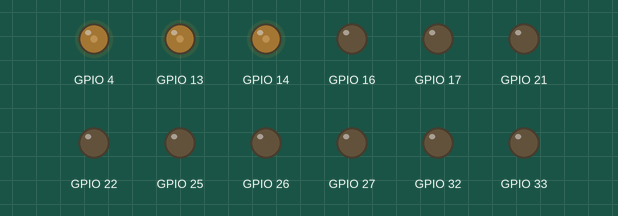
Simulated run of this sketch. Board: ESP32. Parts: output pins drawn as LEDs (lit = HIGH).

Above: at 2.28 s.
At 3.2 s:
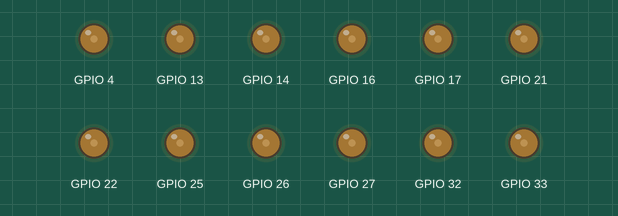
At 9.15 s:
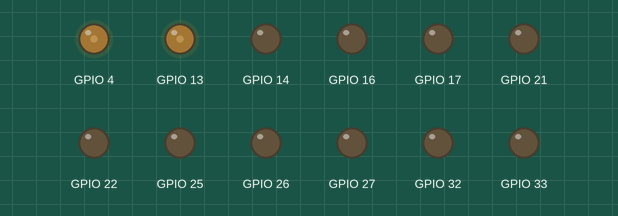
At 25.5 s:
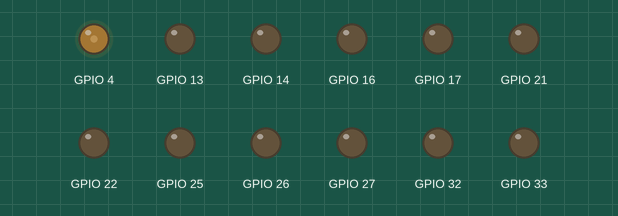
At 32.17 s:
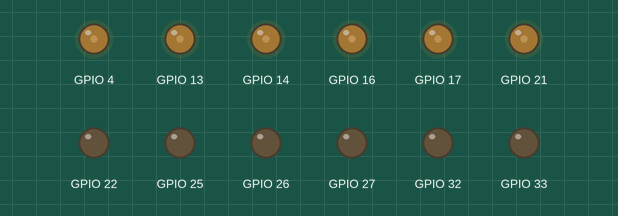
At 38.9 s:
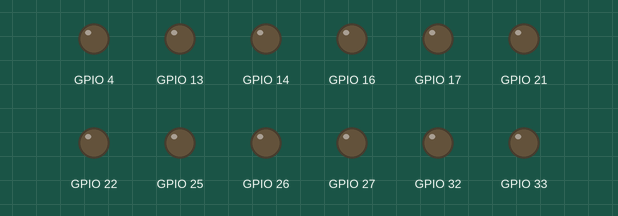
Timing chart, 0 to 40.0 s (numbered marks = the images above):
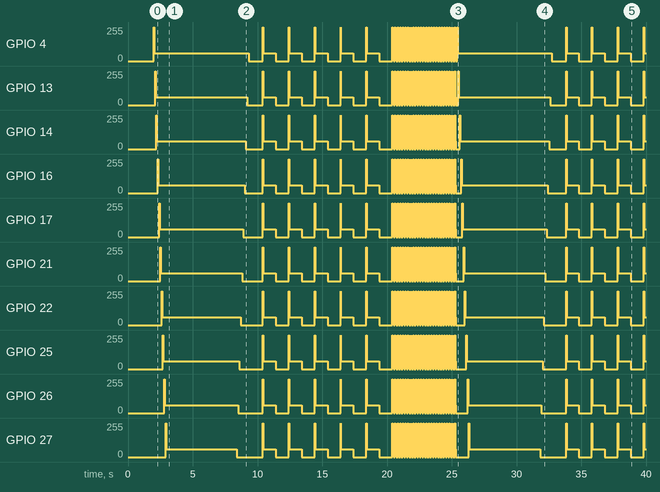

The sketch:

05_esp32_12_solenoidi.ino
```cpp
#define NUM_NOTES 12
#define PWM_FREQ 20000
#define PWM_RESOLUTION 8
#define MIN_STRIKE_MS 10UL // Pianissimo (velocity 1)
#define MAX_STRIKE_MS 45UL // Fortissimo (velocity 127)
#define HOLD_DUTY 60       // Potenza di tenuta (8 bit: 60 ≈ 24% del duty cycle)

enum SolenoidState {
  STATE_IDLE,
  STATE_STRIKE,
  STATE_HOLD
};

struct Solenoid {
  const char* name;
  uint8_t pin;
  SolenoidState state;
  unsigned long strikeStartTime;
  unsigned long strikeDuration;
};

Solenoid notes[NUM_NOTES] = {
  { "Do",   4,  STATE_IDLE, 0, 0 },
  { "Do#", 13,  STATE_IDLE, 0, 0 },
  { "Re",  14,  STATE_IDLE, 0, 0 },
  { "Re#", 16,  STATE_IDLE, 0, 0 }, // RX2
  { "Mi",  17,  STATE_IDLE, 0, 0 }, // TX2
  { "Fa",  21,  STATE_IDLE, 0, 0 },
  { "Fa#", 22,  STATE_IDLE, 0, 0 },
  { "Sol", 25,  STATE_IDLE, 0, 0 },
  { "Sol#",26,  STATE_IDLE, 0, 0 },
  { "La",  27,  STATE_IDLE, 0, 0 },
  { "La#", 32,  STATE_IDLE, 0, 0 },
  { "Si",  33,  STATE_IDLE, 0, 0 }
};

void setup() {
  delay(1000);
  for (int i = 0; i < NUM_NOTES; i++) {
    ledcAttach(notes[i].pin, PWM_FREQ, PWM_RESOLUTION);
    ledcWrite(notes[i].pin, 0);
  }
  delay(1000);
}

void noteOn(uint8_t noteIndex, uint8_t velocity) {
  if (noteIndex >= NUM_NOTES) return;
  if (velocity == 0) {
    noteOff(noteIndex);
    return;
  }
  uint32_t strike_ms = map(velocity, 1, 127, MIN_STRIKE_MS, MAX_STRIKE_MS);
  notes[noteIndex].strikeDuration = strike_ms;
  notes[noteIndex].strikeStartTime = millis();
  notes[noteIndex].state = STATE_STRIKE;
  ledcWrite(notes[noteIndex].pin, 255);
}

void noteOff(uint8_t noteIndex) {
  if (noteIndex >= NUM_NOTES) return;
  notes[noteIndex].state = STATE_IDLE;
  ledcWrite(notes[noteIndex].pin, 0);
}

// Funzioni per comandare tutti i solenoidi insieme
void allNotesOn(uint8_t velocity) {
  for (int i = 0; i < NUM_NOTES; i++) {
    noteOn(i, velocity);
  }
}

void allNotesOff() {
  for (int i = 0; i < NUM_NOTES; i++) {
    noteOff(i);
  }
}

void updateSolenoids() {
  unsigned long now = millis();
  for (int i = 0; i < NUM_NOTES; i++) {
    if (notes[i].state == STATE_STRIKE) {
      if (now - notes[i].strikeStartTime >= notes[i].strikeDuration) {
        notes[i].state = STATE_HOLD;
        ledcWrite(notes[i].pin, HOLD_DUTY);
      }
    }
  }
}

unsigned long demoTimer = 0;
int demoStep = 0;
bool avanza = false;
int subStep = 0;

void loop() {
  updateSolenoids();

  unsigned long now = millis();
  if (now - demoTimer >= 100) {
    demoTimer = now;

    switch (demoStep) {
      case 0:
        // Rampa di accensione di tutti i solenoidi (1 nota ogni 100ms)
        noteOn(subStep, 100);
        subStep++;
        if (subStep >= NUM_NOTES) {
          avanza = true;
          subStep = 0;
        }
        break;

      case 1:
        // Aspetta 50x100 = 5000ms con tutti i solenoidi in HOLD
        subStep++;
        if (subStep >= 50) {
          avanza = true;
          subStep = NUM_NOTES - 1; // 11
        }
        break;

      case 2:
        // Rilascia con rampa a scendere (1 nota ogni 100ms)
        noteOff(subStep);
        subStep--;
        if (subStep < 0) {
          avanza = true;
          allNotesOff();
          subStep = 0;
        }
        break;

      case 3:
        // Pausa di riposo 10x100 = 1000ms
        subStep++;
        if (subStep >= 10) {
          avanza = true;
          subStep = 0;
        }
        break;

      case 4:
        // BLINK LENTO TUTTI INSIEME (1s ON, 1s OFF) per 10 secondi
        // Ciclo da 20 tick (20 x 100ms = 2s):
        // tick 0: accende tutti (rimarranno in HOLD dopo lo strike)
        if (subStep % 20 == 0) {
          allNotesOn(100);
        }
        // tick 10: spegne tutti dopo 1 secondo (10 x 100ms)
        else if (subStep % 20 == 10) {
          allNotesOff();
        }

        subStep++;
        // 100 tick x 100ms = 10 secondi totali (5 cicli ON/OFF)
        if (subStep >= 100) {
          allNotesOff();
          avanza = true;
          subStep = 0;
        }
        break;

      case 5:
        // BLINK VELOCE TUTTI INSIEME (100ms ON / 100ms OFF) per 5 secondi
        // Alterna stato ad ogni tick da 100ms
        if (subStep % 2 == 0) {
          allNotesOn(100); // 100ms ON
        } else {
          allNotesOff();   // 100ms OFF
        }

        subStep++;
        // 50 tick x 100ms = 5000ms (5 secondi totali = 25 battute)
        if (subStep >= 50) {
          allNotesOff();
          avanza = true;
          subStep = 0;
        }
        break;
    }

    if (avanza) {
      avanza = false;
      demoStep = (demoStep + 1) % 6; // Riavvia dal case 0
    }
  }
}
```
